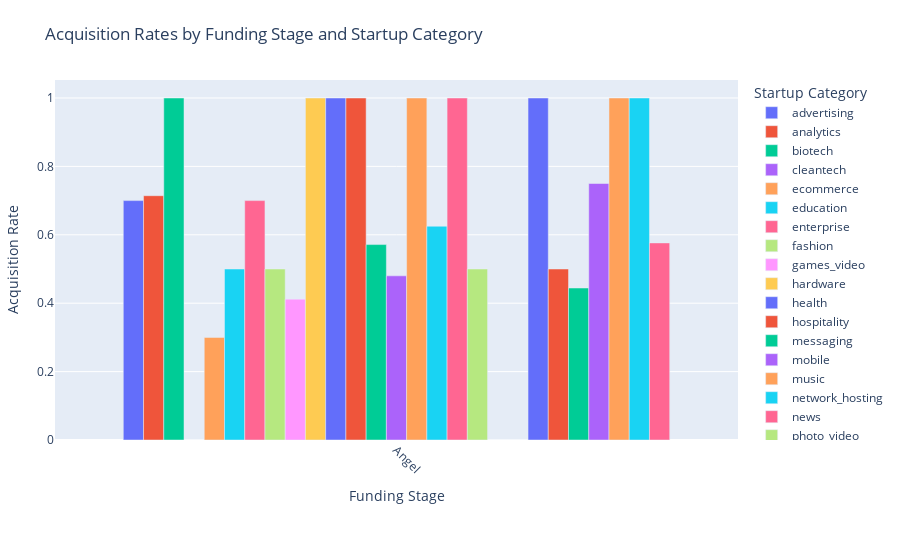

Notebook code cell kept with this figure:
### Code cell
angel = [
    {
        "$project": {
            "category": "$category_code",
            "funding_stages": [
                {"stage": "Angel", "present": "$has_angel"},

            ],
            "status": "$status"
        }
    },
    {
        "$unwind": "$funding_stages"
    },
    {
        "$match": {"funding_stages.present": 1}
    },
    {
        "$group": {
            "_id": {
                "category": "$category",
                "funding_stage": "$funding_stages.stage"
            },
            "totalCount": {"$sum": 1},
            "acquiredCount": {
                "$sum": {"$cond": [{"$eq": ["$status", "acquired"]}, 1, 0]}
            }
        }
    },
    {
        "$addFields": {
            "acquisition_rate": {"$divide": ["$acquiredCount", "$totalCount"]}
        }
    },
    {"$sort": {"_id.category": 1, "_id.funding_stage": 1}}
]
# Run
result = list(startup_data.aggregate(angel))

data = pd.DataFrame(result)

# Flatten the _id field into separate columns
data = pd.concat([data.drop(columns="_id"), data["_id"].apply(pd.Series)], axis=1)

# Rename columns for clarity
data.rename(columns={"category": "Startup Category", "funding_stage": "Funding Stage"}, inplace=True)

# Create a grouped bar chart
fig = plt.bar(
    data,
    x="Funding Stage",
    y="acquisition_rate",
    color="Startup Category",  
    title="Acquisition Rates by Funding Stage and Startup Category",
    labels={
        "Funding Stage": "Funding Stage",
        "acquisition_rate": "Acquisition Rate",
        "Startup Category": "Startup Category"
    },
    barmode="group"  
)

# Adjust layout for readability
fig.update_layout(
    xaxis=dict(tickangle=45),  # Rotate x-axis labels
    legend=dict(title="Startup Category"),
    margin=dict(l=40, r=40, t=80, b=120)  # Adjust layout margins
)

fig.show()

### Figure 1 — Plotly figure (JSON) as saved in the notebook; plotly's stock layout.template omitted (floating-point values rounded to 4 significant figures)
{"data": [{"alignmentgroup": "True", "hovertemplate": "Startup Category=advertising<br>Funding Stage=%{x}<br>Acquisition Rate=%{y}<extra></extra>", "legendgroup": "advertising", "marker": {"color": "#636efa", "pattern": {"shape": ""}}, "name": "advertising", "offsetgroup": "advertising", "orientation": "v", "showlegend": true, "textposition": "auto", "type": "bar", "x": ["Angel"], "xaxis": "x", "y": [0.7], "yaxis": "y"}, {"alignmentgroup": "True", "hovertemplate": "Startup Category=analytics<br>Funding Stage=%{x}<br>Acquisition Rate=%{y}<extra></extra>", "legendgroup": "analytics", "marker": {"color": "#EF553B", "pattern": {"shape": ""}}, "name": "analytics", "offsetgroup": "analytics", "orientation": "v", "showlegend": true, "textposition": "auto", "type": "bar", "x": ["Angel"], "xaxis": "x", "y": [0.7143], "yaxis": "y"}, {"alignmentgroup": "True", "hovertemplate": "Startup Category=biotech<br>Funding Stage=%{x}<br>Acquisition Rate=%{y}<extra></extra>", "legendgroup": "biotech", "marker": {"color": "#00cc96", "pattern": {"shape": ""}}, "name": "biotech", "offsetgroup": "biotech", "orientation": "v", "showlegend": true, "textposition": "auto", "type": "bar", "x": ["Angel"], "xaxis": "x", "y": [1], "yaxis": "y"}, {"alignmentgroup": "True", "hovertemplate": "Startup Category=cleantech<br>Funding Stage=%{x}<br>Acquisition Rate=%{y}<extra></extra>", "legendgroup": "cleantech", "marker": {"color": "#ab63fa", "pattern": {"shape": ""}}, "name": "cleantech", "offsetgroup": "cleantech", "orientation": "v", "showlegend": true, "textposition": "auto", "type": "bar", "x": ["Angel"], "xaxis": "x", "y": [0], "yaxis": "y"}, {"alignmentgroup": "True", "hovertemplate": "Startup Category=ecommerce<br>Funding Stage=%{x}<br>Acquisition Rate=%{y}<extra></extra>", "legendgroup": "ecommerce", "marker": {"color": "#FFA15A", "pattern": {"shape": ""}}, "name": "ecommerce", "offsetgroup": "ecommerce", "orientation": "v", "showlegend": true, "textposition": "auto", "type": "bar", "x": ["Angel"], "xaxis": "x", "y": [0.3], "yaxis": "y"}, {"alignmentgroup": "True", "hovertemplate": "Startup Category=education<br>Funding Stage=%{x}<br>Acquisition Rate=%{y}<extra></extra>", "legendgroup": "education", "marker": {"color": "#19d3f3", "pattern": {"shape": ""}}, "name": "education", "offsetgroup": "education", "orientation": "v", "showlegend": true, "textposition": "auto", "type": "bar", "x": ["Angel"], "xaxis": "x", "y": [0.5], "yaxis": "y"}, {"alignmentgroup": "True", "hovertemplate": "Startup Category=enterprise<br>Funding Stage=%{x}<br>Acquisition Rate=%{y}<extra></extra>", "legendgroup": "enterprise", "marker": {"color": "#FF6692", "pattern": {"shape": ""}}, "name": "enterprise", "offsetgroup": "enterprise", "orientation": "v", "showlegend": true, "textposition": "auto", "type": "bar", "x": ["Angel"], "xaxis": "x", "y": [0.7], "yaxis": "y"}, {"alignmentgroup": "True", "hovertemplate": "Startup Category=fashion<br>Funding Stage=%{x}<br>Acquisition Rate=%{y}<extra></extra>", "legendgroup": "fashion", "marker": {"color": "#B6E880", "pattern": {"shape": ""}}, "name": "fashion", "offsetgroup": "fashion", "orientation": "v", "showlegend": true, "textposition": "auto", "type": "bar", "x": ["Angel"], "xaxis": "x", "y": [0.5], "yaxis": "y"}, {"alignmentgroup": "True", "hovertemplate": "Startup Category=games_video<br>Funding Stage=%{x}<br>Acquisition Rate=%{y}<extra></extra>", "legendgroup": "games_video", "marker": {"color": "#FF97FF", "pattern": {"shape": ""}}, "name": "games_video", "offsetgroup": "games_video", "orientation": "v", "showlegend": true, "textposition": "auto", "type": "bar", "x": ["Angel"], "xaxis": "x", "y": [0.4118], "yaxis": "y"}, {"alignmentgroup": "True", "hovertemplate": "Startup Category=hardware<br>Funding Stage=%{x}<br>Acquisition Rate=%{y}<extra></extra>", "legendgroup": "hardware", "marker": {"color": "#FECB52", "pattern": {"shape": ""}}, "name": "hardware", "offsetgroup": "hardware", "orientation": "v", "showlegend": true, "textposition": "auto", "type": "bar", "x": ["Angel"], "xaxis": "x", "y": [1], "yaxis": "y"}, {"alignmentgroup": "True", "hovertemplate": "Startup Category=health<br>Funding Stage=%{x}<br>Acquisition Rate=%{y}<extra></extra>", "legendgroup": "health", "marker": {"color": "#636efa", "pattern": {"shape": ""}}, "name": "health", "offsetgroup": "health", "orientation": "v", "showlegend": true, "textposition": "auto", "type": "bar", "x": ["Angel"], "xaxis": "x", "y": [1], "yaxis": "y"}, {"alignmentgroup": "True", "hovertemplate": "Startup Category=hospitality<br>Funding Stage=%{x}<br>Acquisition Rate=%{y}<extra></extra>", "legendgroup": "hospitality", "marker": {"color": "#EF553B", "pattern": {"shape": ""}}, "name": "hospitality", "offsetgroup": "hospitality", "orientation": "v", "showlegend": true, "textposition": "auto", "type": "bar", "x": ["Angel"], "xaxis": "x", "y": [1], "yaxis": "y"}, {"alignmentgroup": "True", "hovertemplate": "Startup Category=messaging<br>Funding Stage=%{x}<br>Acquisition Rate=%{y}<extra></extra>", "legendgroup": "messaging", "marker": {"color": "#00cc96", "pattern": {"shape": ""}}, "name": "messaging", "offsetgroup": "messaging", "orientation": "v", "showlegend": true, "textposition": "auto", "type": "bar", "x": ["Angel"], "xaxis": "x", "y": [0.5714], "yaxis": "y"}, {"alignmentgroup": "True", "hovertemplate": "Startup Category=mobile<br>Funding Stage=%{x}<br>Acquisition Rate=%{y}<extra></extra>", "legendgroup": "mobile", "marker": {"color": "#ab63fa", "pattern": {"shape": ""}}, "name": "mobile", "offsetgroup": "mobile", "orientation": "v", "showlegend": true, "textposition": "auto", "type": "bar", "x": ["Angel"], "xaxis": "x", "y": [0.48], "yaxis": "y"}, {"alignmentgroup": "True", "hovertemplate": "Startup Category=music<br>Funding Stage=%{x}<br>Acquisition Rate=%{y}<extra></extra>", "legendgroup": "music", "marker": {"color": "#FFA15A", "pattern": {"shape": ""}}, "name": "music", "offsetgroup": "music", "orientation": "v", "showlegend": true, "textposition": "auto", "type": "bar", "x": ["Angel"], "xaxis": "x", "y": [1], "yaxis": "y"}, {"alignmentgroup": "True", "hovertemplate": "Startup Category=network_hosting<br>Funding Stage=%{x}<br>Acquisition Rate=%{y}<extra></extra>", "legendgroup": "network_hosting", "marker": {"color": "#19d3f3", "pattern": {"shape": ""}}, "name": "network_hosting", "offsetgroup": "network_hosting", "orientation": "v", "showlegend": true, "textposition": "auto", "type": "bar", "x": ["Angel"], "xaxis": "x", "y": [0.625], "yaxis": "y"}, {"alignmentgroup": "True", "hovertemplate": "Startup Category=news<br>Funding Stage=%{x}<br>Acquisition Rate=%{y}<extra></extra>", "legendgroup": "news", "marker": {"color": "#FF6692", "pattern": {"shape": ""}}, "name": "news", "offsetgroup": "news", "orientation": "v", "showlegend": true, "textposition": "auto", "type": "bar", "x": ["Angel"], "xaxis": "x", "y": [1], "yaxis": "y"}, {"alignmentgroup": "True", "hovertemplate": "Startup Category=photo_video<br>Funding Stage=%{x}<br>Acquisition Rate=%{y}<extra></extra>", "legendgroup": "photo_video", "marker": {"color": "#B6E880", "pattern": {"shape": ""}}, "name": "photo_video", "offsetgroup": "photo_video", "orientation": "v", "showlegend": true, "textposition": "auto", "type": "bar", "x": ["Angel"], "xaxis": "x", "y": [0.5], "yaxis": "y"}, {"alignmentgroup": "True", "hovertemplate": "Startup Category=public_relations<br>Funding Stage=%{x}<br>Acquisition Rate=%{y}<extra></extra>", "legendgroup": "public_relations", "marker": {"color": "#FF97FF", "pattern": {"shape": ""}}, "name": "public_relations", "offsetgroup": "public_relations", "orientation": "v", "showlegend": true, "textposition": "auto", "type": "bar", "x": ["Angel"], "xaxis": "x", "y": [0], "yaxis": "y"}, {"alignmentgroup": "True", "hovertemplate": "Startup Category=real_estate<br>Funding Stage=%{x}<br>Acquisition Rate=%{y}<extra></extra>", "legendgroup": "real_estate", "marker": {"color": "#FECB52", "pattern": {"shape": ""}}, "name": "real_estate", "offsetgroup": "real_estate", "orientation": "v", "showlegend": true, "textposition": "auto", "type": "bar", "x": ["Angel"], "xaxis": "x", "y": [0], "yaxis": "y"}, {"alignmentgroup": "True", "hovertemplate": "Startup Category=search<br>Funding Stage=%{x}<br>Acquisition Rate=%{y}<extra></extra>", "legendgroup": "search", "marker": {"color": "#636efa", "pattern": {"shape": ""}}, "name": "search", "offsetgroup": "search", "orientation": "v", "showlegend": true, "textposition": "auto", "type": "bar", "x": ["Angel"], "xaxis": "x", "y": [1], "yaxis": "y"}, {"alignmentgroup": "True", "hovertemplate": "Startup Category=security<br>Funding Stage=%{x}<br>Acquisition Rate=%{y}<extra></extra>", "legendgroup": "security", "marker": {"color": "#EF553B", "pattern": {"shape": ""}}, "name": "security", "offsetgroup": "security", "orientation": "v", "showlegend": true, "textposition": "auto", "type": "bar", "x": ["Angel"], "xaxis": "x", "y": [0.5], "yaxis": "y"}, {"alignmentgroup": "True", "hovertemplate": "Startup Category=social<br>Funding Stage=%{x}<br>Acquisition Rate=%{y}<extra></extra>", "legendgroup": "social", "marker": {"color": "#00cc96", "pattern": {"shape": ""}}, "name": "social", "offsetgroup": "social", "orientation": "v", "showlegend": true, "textposition": "auto", "type": "bar", "x": ["Angel"], "xaxis": "x", "y": [0.4444], "yaxis": "y"}, {"alignmentgroup": "True", "hovertemplate": "Startup Category=software<br>Funding Stage=%{x}<br>Acquisition Rate=%{y}<extra></extra>", "legendgroup": "software", "marker": {"color": "#ab63fa", "pattern": {"shape": ""}}, "name": "software", "offsetgroup": "software", "orientation": "v", "showlegend": true, "textposition": "auto", "type": "bar", "x": ["Angel"], "xaxis": "x", "y": [0.75], "yaxis": "y"}, {"alignmentgroup": "True", "hovertemplate": "Startup Category=sports<br>Funding Stage=%{x}<br>Acquisition Rate=%{y}<extra></extra>", "legendgroup": "sports", "marker": {"color": "#FFA15A", "pattern": {"shape": ""}}, "name": "sports", "offsetgroup": "sports", "orientation": "v", "showlegend": true, "textposition": "auto", "type": "bar", "x": ["Angel"], "xaxis": "x", "y": [1], "yaxis": "y"}, {"alignmentgroup": "True", "hovertemplate": "Startup Category=travel<br>Funding Stage=%{x}<br>Acquisition Rate=%{y}<extra></extra>", "legendgroup": "travel", "marker": {"color": "#19d3f3", "pattern": {"shape": ""}}, "name": "travel", "offsetgroup": "travel", "orientation": "v", "showlegend": true, "textposition": "auto", "type": "bar", "x": ["Angel"], "xaxis": "x", "y": [1], "yaxis": "y"}, {"alignmentgroup": "True", "hovertemplate": "Startup Category=web<br>Funding Stage=%{x}<br>Acquisition Rate=%{y}<extra></extra>", "legendgroup": "web", "marker": {"color": "#FF6692", "pattern": {"shape": ""}}, "name": "web", "offsetgroup": "web", "orientation": "v", "showlegend": true, "textposition": "auto", "type": "bar", "x": ["Angel"], "xaxis": "x", "y": [0.5763], "yaxis": "y"}], "layout": {"barmode": "group", "legend": {"title": {"text": "Startup Category"}, "tracegroupgap": 0}, "margin": {"b": 120, "l": 40, "r": 40, "t": 80}, "title": {"text": "Acquisition Rates by Funding Stage and Startup Category"}, "xaxis": {"anchor": "y", "domain": [0, 1], "tickangle": 45, "title": {"text": "Funding Stage"}}, "yaxis": {"anchor": "x", "domain": [0, 1], "title": {"text": "Acquisition Rate"}}}}
